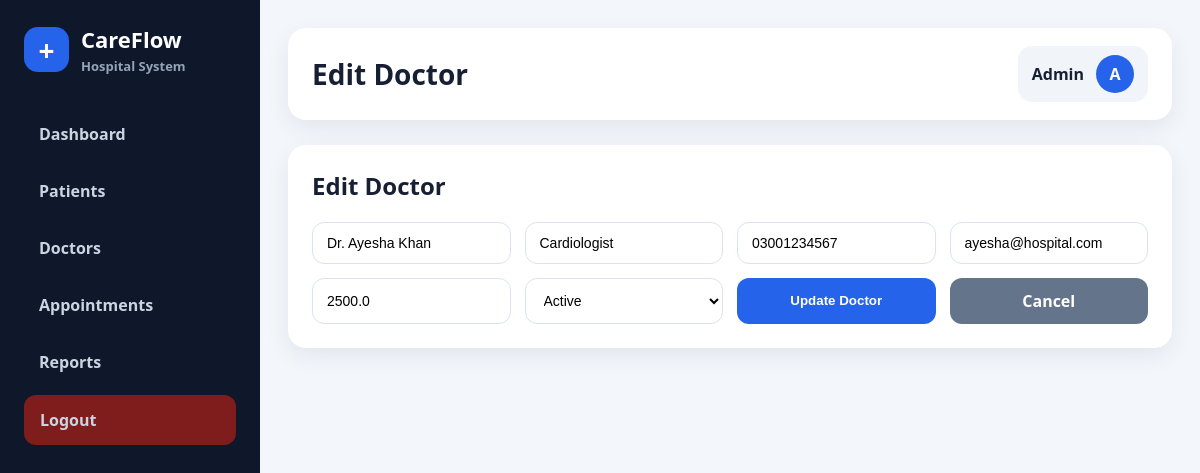
/edit_doctor/1, run on the app's committed database.
### tables this page shows
CREATE TABLE doctors (
        id INTEGER PRIMARY KEY AUTOINCREMENT,
        name TEXT NOT NULL,
        specialization TEXT NOT NULL,
        phone TEXT,
        email TEXT,
        fee REAL DEFAULT 0,
        status TEXT DEFAULT 'Active'
    );

### app.py (the view, shortened to what this page needs)
@app.route('/edit_doctor/<int:id>', methods=['GET', 'POST'])
def edit_doctor(id):
    conn = get_db()
    doctor = conn.execute('SELECT * FROM doctors WHERE id = ?', (id,)).fetchone()
    conn.close()
    return render_template('edit_doctor.html', doctor=doctor)

### app.py (called while the page is built)
def get_db():
    conn = sqlite3.connect(DB_PATH)
    conn.row_factory = sqlite3.Row
    return conn

### templates/edit_doctor.html (shortened to what this page needs)
{% extends 'base.html' %}
{% set title = 'Edit Doctor' %}
{% block content %}
<div class="panel">
  <h2>Edit Doctor</h2>
  <form method="POST" class="grid-form">
    <input type="text" name="name" value="{{ doctor.name }}" required>
    <input type="text" name="specialization" value="{{ doctor.specialization }}" required>
    <input type="text" name="phone" value="{{ doctor.phone }}" required>
    <input type="email" name="email" value="{{ doctor.email }}" required>
    <input type="number" name="fee" value="{{ doctor.fee }}" required>
    <select name="status" required>
      <option value="Active" {% if doctor.status == 'Active' %}selected{% endif %}>Active</option>
    </select>
    <button type="submit">Update Doctor</button>
    <a class="btn-secondary" href="{{ url_for('doctors') }}">Cancel</a>
  </form>
</div>
{% endblock %}

### static/css/style.css (style rules this page uses)
* { box-sizing:border-box }
body { margin:0;font-family:Arial,Helvetica,sans-serif;background:#f4f7fb;color:#0f172a }
.panel { background:#fff;padding:24px;border-radius:18px;box-shadow:0 8px 25px rgba(15,23,42,.08);margin-bottom:22px }
.panel h2 { margin-top:0 }
.grid-form { display:grid;grid-template-columns:repeat(3,1fr);gap:14px }
input,select { padding:13px;border:1px solid #cbd5e1;border-radius:10px;font-size:14px }
button { background:#2563eb;color:#fff;border:0;padding:13px 20px;border-radius:10px;font-weight:700;cursor:pointer }
* { box-sizing:border-box; }
body { margin:0; font-family:Segoe UI, Arial, sans-serif; background:#f3f6fb; color:#172033; }
.panel { background:#fff; padding:24px; border-radius:18px; box-shadow:0 8px 25px rgba(15,23,42,.07); margin-bottom:24px; }
.panel h2 { margin-top:0; }
.grid-form { display:grid; grid-template-columns:repeat(auto-fit,minmax(190px,1fr)); gap:14px; }
input,select { width:100%; padding:12px 14px; border:1px solid #dbe3ef; border-radius:12px; outline:none; font-size:14px; background:white; }
button,.btn { border:none; background:#2563eb; color:white; padding:12px 16px; border-radius:12px; cursor:pointer; font-weight:700; text-decoration:none; }
.btn-secondary { background:#64748b; color:white; padding:12px 16px; border-radius:12px; text-decoration:none; font-weight:700; text-align:center; }

### data on the page
doctors: name "Dr. Ayesha Khan", specialization "Cardiologist", phone "03001234567", email "ayesha@hospital.com", fee "2500.0", status "Active"

### other printed values
{{ title or 'Dashboard' }} "Edit Doctor"
